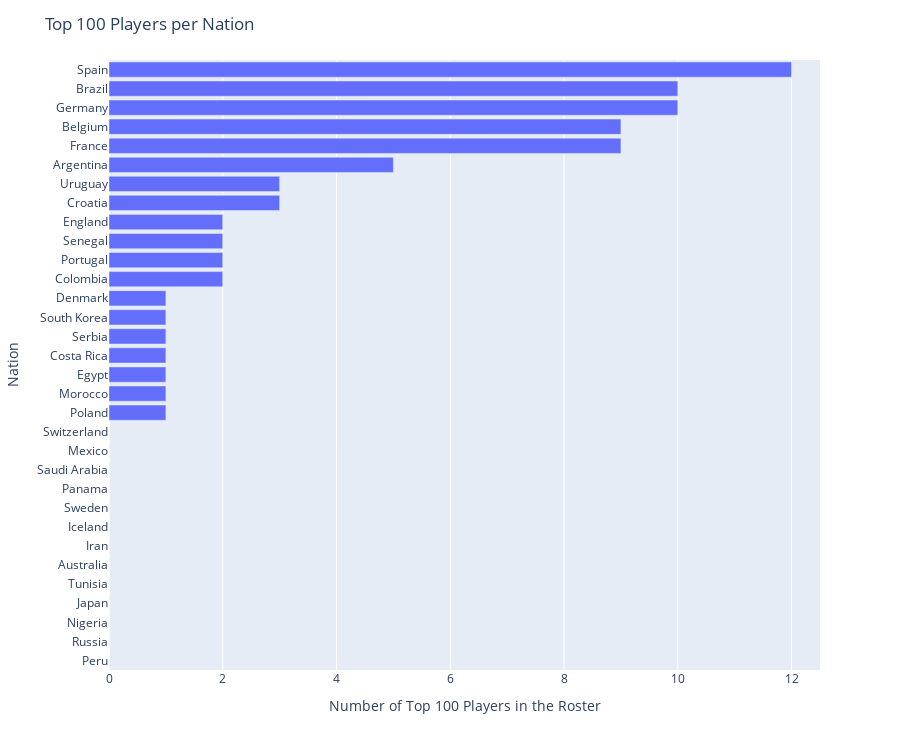

Notebook code for this chart:
### Code cell
# Visualize distributions: top 100 players

top100 = pd.DataFrame([numTop100Players_18[k] for k in numTop100Players_18.keys()], index=numTop100Players_18.keys(),
                      columns=["top 100 players in the roster"])
top100 = top100.sort_values(by=[top100.columns[0]], ascending=True)

fig = px.bar(top100, x=top100.columns[0], y=top100.index, orientation='h', height=750)
fig.update_layout(title="Top 100 Players per Nation",
                  xaxis_title="Number of Top 100 Players in the Roster",
                  yaxis_title="Nation",
                 xaxis=dict(range=[0, 12.5]))
fig.show()

fig = px.histogram(nationsDf_18, x=nationsDf_18.columns[0], nbins=13)
fig.update_layout(title="Distribution of Top 100 Players through Nations",
                  xaxis_title="Number of Top 100 Players in the Roster",
                  yaxis_title="Frequency",
                  yaxis=dict(range=[0, 21]))
fig.show()

### Figure 1 — Plotly figure (JSON) as saved in the notebook; plotly's stock layout.template omitted (floating-point values rounded to 4 significant figures)
{"data": [{"alignmentgroup": "True", "hovertemplate": "top 100 players in the roster=%{x}<br>y=%{y}<extra></extra>", "legendgroup": "", "marker": {"color": "#636efa"}, "name": "", "offsetgroup": "", "orientation": "h", "showlegend": false, "textposition": "auto", "type": "bar", "x": [0, 0, 0, 0, 0, 0, 0, 0, 0, 0, 0, 0, 0, 1, 1, 1, 1, 1, 1, 1, 2, 2, 2, 2, 3, 3, 5, 9, 9, 10, 10, 12], "xaxis": "x", "y": ["Peru", "Russia", "Nigeria", "Japan", "Tunisia", "Australia", "Iran", "Iceland", "Sweden", "Panama", "Saudi Arabia", "Mexico", "Switzerland", "Poland", "Morocco", "Egypt", "Costa Rica", "Serbia", "South Korea", "Denmark", "Colombia", "Portugal", "Senegal", "England", "Croatia", "Uruguay", "Argentina", "France", "Belgium", "Germany", "Brazil", "Spain"], "yaxis": "y"}], "layout": {"barmode": "relative", "height": 750, "legend": {"tracegroupgap": 0}, "margin": {"t": 60}, "title": {"text": "Top 100 Players per Nation"}, "xaxis": {"anchor": "y", "domain": [0, 1], "range": [0, 12.5], "title": {"text": "Number of Top 100 Players in the Roster"}}, "yaxis": {"anchor": "x", "domain": [0, 1], "title": {"text": "Nation"}}}}
